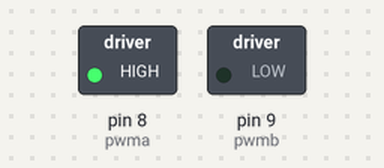
Recording of a sketch running on a simulated Arduino Uno, built with avr-gcc and run on an emulated ATmega328P. Parts: switched loads named in the sketch (green lamp = pin HIGH).

Above: at 0.1 s.
Timing chart, 0 to 1.6 s (numbered marks = the images above):
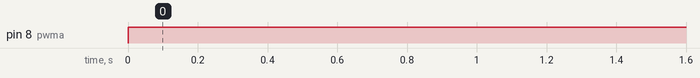

The sketch:

PID_test.ino
```cpp
int pwma = 8; //sets the power pin for motor A (8 is OUT4)
int pwmb = 9; //sets the power pin for motor B

void setup() {
  pinMode(pwma, OUTPUT); //sets the pwma pin to output
  pinMode(pwmb, OUTPUT); //sets the pwmb pin to output
}

void loop() {
  analogWrite(pwma, 200); //turns the motor on, using analog
  delay(100); //delays for 1s
  analogWrite(pwma, 200); //turns the motor off, using analog
  delay(100);
}
```

Measured:
- by itself, pin 8 (pwma): LOW → HIGH at 0.00 s
